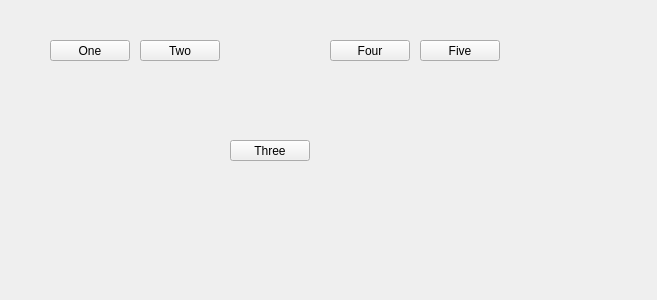
<?xml version="1.0" encoding="UTF-8"?>
<ui version="4.0">
 <class>Widget</class>
 <widget class="QWidget" name="Widget">
  <property name="geometry">
   <rect>
    <x>0</x>
    <y>0</y>
    <width>657</width>
    <height>300</height>
   </rect>
  </property>
  <property name="windowTitle">
   <string>Widget</string>
  </property>
  <widget class="QPushButton" name="oneButton">
   <property name="geometry">
    <rect>
     <x>50</x>
     <y>40</y>
     <width>80</width>
     <height>21</height>
    </rect>
   </property>
   <property name="text">
    <string>One</string>
   </property>
  </widget>
  <widget class="QPushButton" name="twoButton">
   <property name="geometry">
    <rect>
     <x>140</x>
     <y>40</y>
     <width>80</width>
     <height>21</height>
    </rect>
   </property>
   <property name="text">
    <string>Two</string>
   </property>
  </widget>
  <widget class="QPushButton" name="threeButton">
   <property name="geometry">
    <rect>
     <x>230</x>
     <y>140</y>
     <width>80</width>
     <height>21</height>
    </rect>
   </property>
   <property name="text">
    <string>Three</string>
   </property>
  </widget>
  <widget class="QPushButton" name="fourButton">
   <property name="geometry">
    <rect>
     <x>330</x>
     <y>40</y>
     <width>80</width>
     <height>21</height>
    </rect>
   </property>
   <property name="text">
    <string>Four</string>
   </property>
  </widget>
  <widget class="QPushButton" name="fiveButton">
   <property name="geometry">
    <rect>
     <x>420</x>
     <y>40</y>
     <width>80</width>
     <height>21</height>
    </rect>
   </property>
   <property name="text">
    <string>Five</string>
   </property>
  </widget>
 </widget>
 <layoutdefault spacing="6" margin="11"/>
 <resources/>
 <connections/>
</ui>
